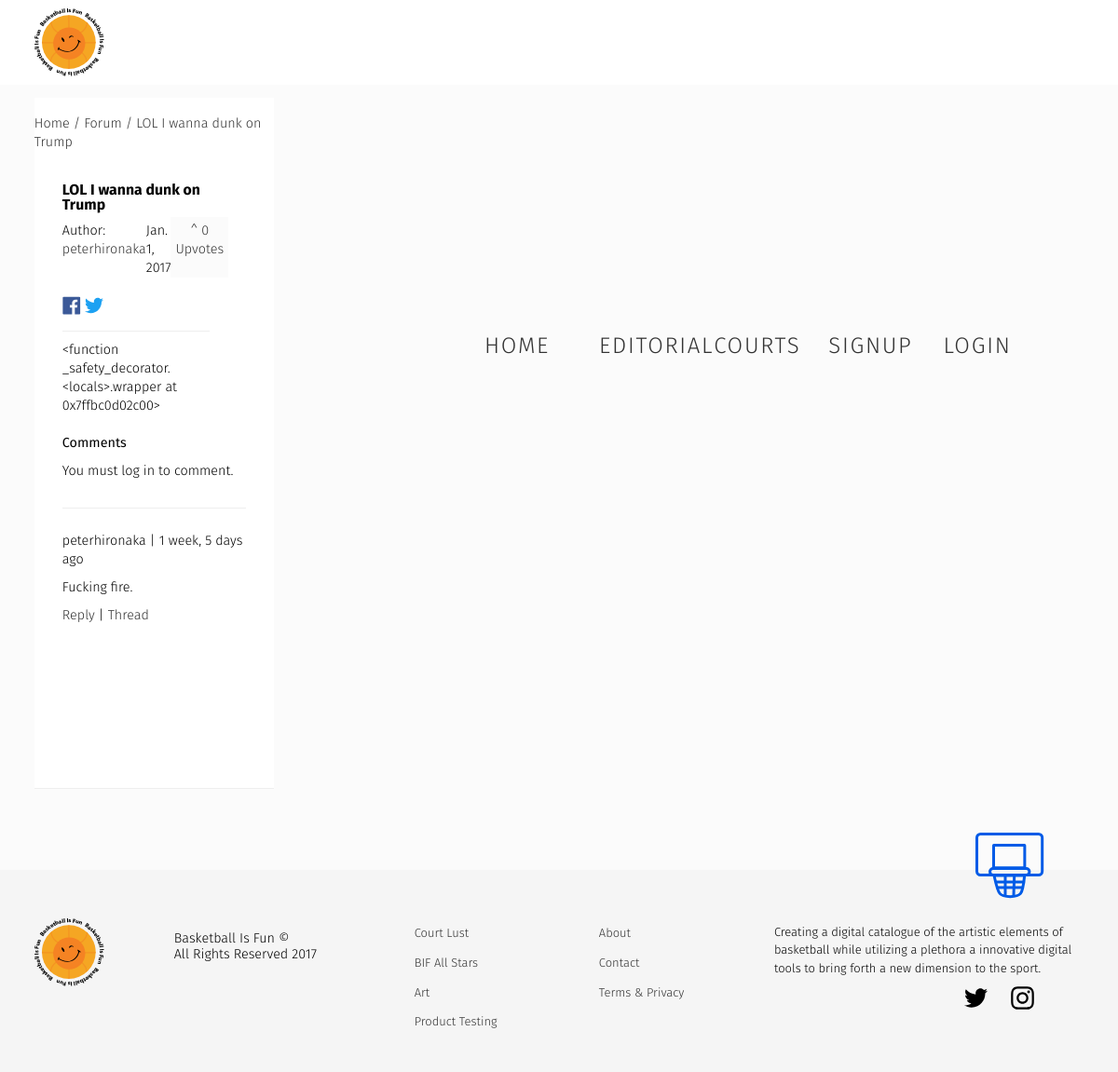
/forum/lol-i-wanna-dunk-on-trump/, run on an earlier commit of the app's database.
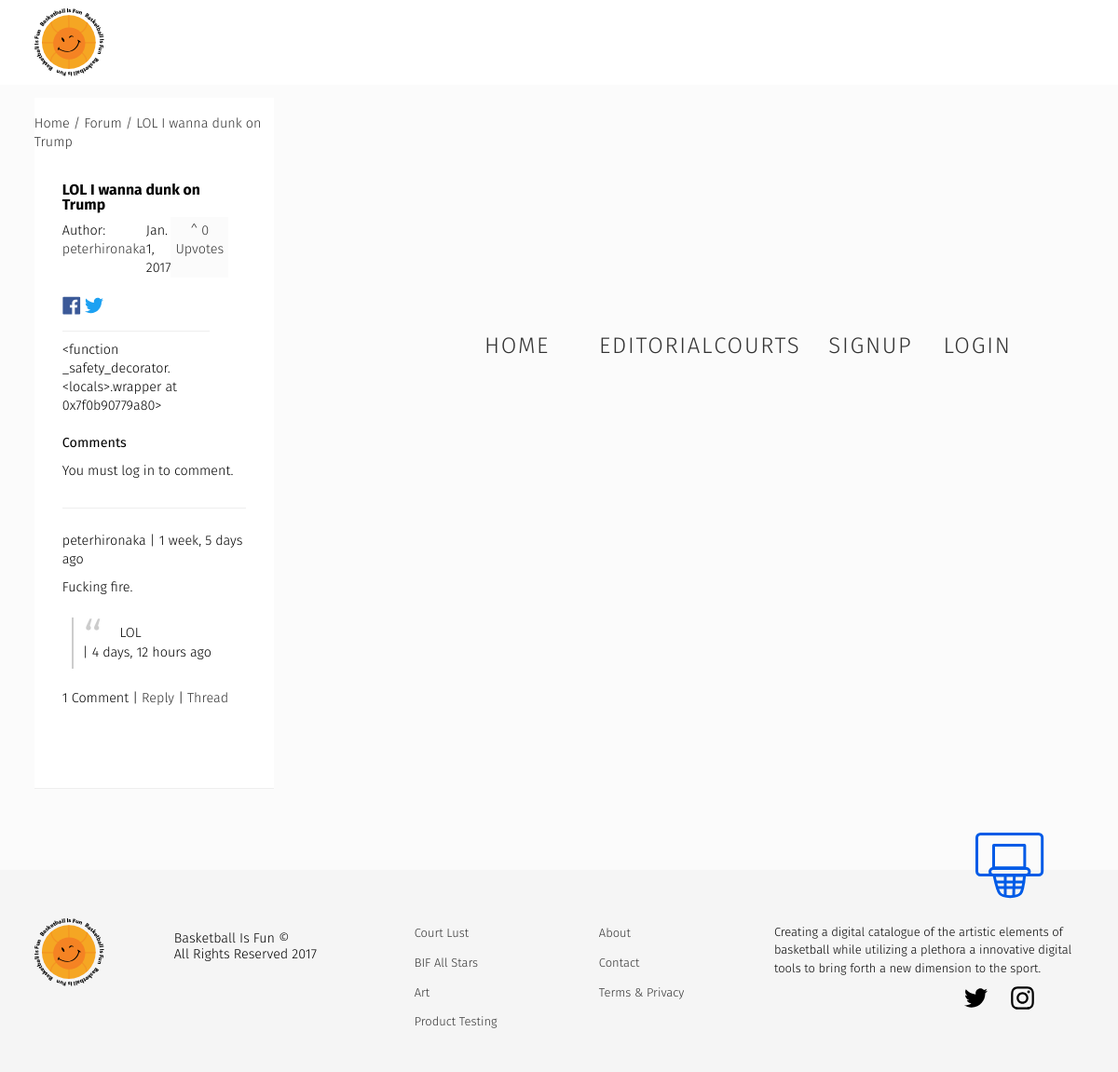
And on a later commit of the database.
### forum/models.py (models this page shows, shortened)
class Forum(models.Model):
    user = models.ForeignKey(settings.AUTH_USER_MODEL, default=1)
    title = models.CharField(max_length=120)
    slug = models.SlugField(unique=True)
    height_field = models.IntegerField(default=0)
    width_field = models.IntegerField(default=0)
    content = models.TextField()
    likes = models.ManyToManyField(settings.AUTH_USER_MODEL, blank=True, related_name='forum_likes')
    draft = models.BooleanField(default=False)
    publish = models.DateField(auto_now=False, auto_now_add=False)
    updated = models.DateTimeField(auto_now=True, auto_now_add=False)
    timestamp = models.DateTimeField(auto_now=False, auto_now_add=True)
    objects = ForumManager()
    def get_absolute_url(self):
        return reverse("forum:detail", kwargs={"slug": self.slug})
    def get_like_url(self):
        return reverse("forum:like-toggle", kwargs={"slug": self.slug})
    def get_api_like_url(self):
        return reverse("forum:like-api-toggle", kwargs={"slug": self.slug})
    class Meta:
        ordering = ["-timestamp", "-updated"]
    def get_markdown(self):
        content = self.content
        markdown_text = markdown(content)
        return mark_safe(markdown_text)
    @property
    def comments(self):
        instance = self
        qs = Comment.objects.filter_by_instance(instance)
        return qs
    @property
    def get_content_type(self):
        instance = self
        content_type = ContentType.objects.get_for_model(instance.__class__)
        return content_type

### comments/models.py (models this page shows, shortened)
class Comment(models.Model):
    user        = models.ForeignKey(settings.AUTH_USER_MODEL, default=1)
    content_type = models.ForeignKey(ContentType, on_delete=models.CASCADE)
    object_id = models.PositiveIntegerField()
    content_object = GenericForeignKey('content_type', 'object_id')
    parent      = models.ForeignKey("self", null=True, blank=True)
    content     = models.TextField()
    timestamp   = models.DateTimeField(auto_now_add=True)
    objects = CommentManager()
    class Meta:
        ordering = ['-timestamp']
    def get_absolute_url(self):
        return reverse("comments:thread", kwargs={"id": self.id})
    def children(self): #replies
        return Comment.objects.filter(parent=self)

### forum/views.py (the view, shortened to what this page needs)
# urls.py: url(r'^forum/(?P<slug>[\w-]+)/$', forum_detail, name='detail'),
def forum_detail(request, slug=None):
	instance = get_object_or_404(Forum, slug=slug)
	if instance.publish > timezone.now().date() or instance.draft:
		if not request.user:
			raise Http404
	share_string = quote_plus(instance.content)
	initial_data = {
			"content_type": instance.get_content_type,
			"object_id": instance.id
	}
	form = CommentForm(request.POST or None, initial=initial_data)
	comments = instance.comments
	context = {
		"title": instance.title,
		"instance": instance,
		"share_string": share_string,
		"comments": comments,
		"comment_form":form,
	}
	return render(request, "forum_detail.html", context)

### comments/models.py (called while the page is built)
    def filter_by_instance(self, instance):
        content_type = ContentType.objects.get_for_model(instance.__class__)
        obj_id = instance.id
        qs = super(CommentManager, self).filter(content_type=content_type, object_id= obj_id).filter(parent=None)
        return qs

### posts/templatetags/urlify.py (called while the page is built)
@register.filter
def urlify(value):
	return quote_plus(value)

### templates/forum_detail.html (shortened to what this page needs)
{% extends "base.html" %}
{% load urlify %}
{% load crispy_forms_tags %}
{% block post_detail_link %}
<div class="forum-post-content">
    <ol class="breadcrumb">
        <li ><a href='{% url "forum:list" %}'>Home /</a> </li>
        <li ><a href='{% url "forum:list" %}'>Forum /</a> </li>
        <li><a href='{{ instance.get_absolute_url }}'> {{instance.title}} </a></li>
    </ol>
{% endblock  %}
{% block content %}
<div class="forum-content--post">
<h3>{{ title }} <small>{% if instance.draft %}<span style='color:red;'>Draft</span> {% endif %}</small></h3>
<div class="caption">
<p>Author: <a href="/profiles/{{ instance.user }}">{{ instance.user }}</a></p>
<p>{{ instance.publish }}</p>
<a class='like-btn' data-href='{{ instance.get_api_like_url }}' data-likes='{{ instance.likes.count }}' href='{{ instance.get_like_url }}'> ^ {{ instance.likes.count }} Upvotes</a>
    </div>
<p>
<a href="https://www.facebook.com/sharer/sharer.php?u={{ request.build_absolute_uri }}">
</a>
<a href="https://twitter.com/home?status={{ instance.content|truncatechars:80|urlify }}%20{{ request.build_absolute_uri }}">
</a>
</p>
<div class='row'>
<div class='col-sm-12 '>
   <div class='post-detail-item'>{{ instance.get_markdown }}</div>
    <div>
        <p class='lead'>Comments</p>
        {% if request.user.is_authenticated %}
        <form method="POST" action="."> {% csrf_token %}
            {{ comment_form|crispy }}
            <input type='submit' value='Post comment' class='search-button'>
        </form>
        {% else %}
        <p>You must log in to comment.</p>
        {% endif %}
        {% for comment in comments %}
        <div class="forum-content--comments">
          <p> {{ comment.user }} | {{ comment.timestamp|timesince }} ago  </p>
          <p>{{ comment.content }}</p>
           {% for child_comment in comment.children %}
                <blockquote>
                <p>{{ child_comment.content }}</p>
                <div> | {{ child_comment.timestamp|timesince }} ago</div>
                </blockquote>
             {% endfor %}
          <div> {% if comment.children.count > 0 %}{{ comment.children.count }} Comment{% if comment.children.count > 1 %}s{% endif %} | {% endif %} <a class='comment-reply-btn' href='#'>Reply</a> | <a class='' href='{{ comment.get_absolute_url }}'>Thread</a></div>
        </div>
        {% endfor %}
    </div>
</div>
</div>
</div>
</div>
{% endblock content %}

What changed in the data, as far as the page shows it:
computed for Forum "LOL I wanna dunk on Trump": get_markdown "<function _safety_decorator.<locals>.wrapper at 0x7ffbc0d02c00>" → "<function _safety_decorator.<locals>.wrapper at 0x7f0b90779a80>"
shown differently, row unchanged: Comment "1 week, 5 days": children.count (not shown) → "1"
added Comment: content "LOL", timestamp "4 days, 12 hours", shown under "peterhironaka"
